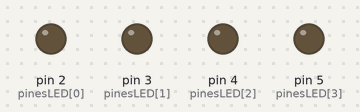
This sketch was run on a simulated Arduino Uno, built with avr-gcc and run on an emulated ATmega328P. On the bench: output pins drawn as LEDs (lit = HIGH).

Above: at 0.5 s.
At 2.5 s:
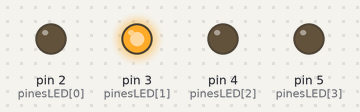
At 4.5 s:
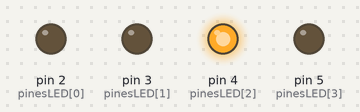
At 9.5 s:
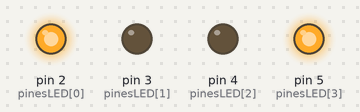
At 14.5 s:
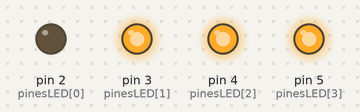
At 19.5 s:
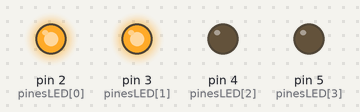
Timing chart, 0 to 20.8 s (numbered marks = the images above):
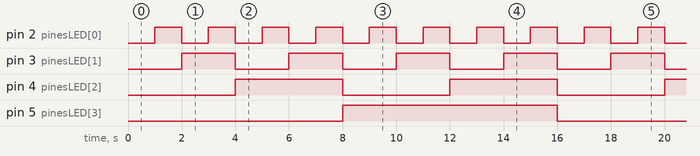

Measured:
- by itself, pin 2 (pinesLED[0]): alternates HIGH for 1.0 s and LOW for 1.0 s
- by itself, pin 3 (pinesLED[1]): alternates HIGH for 2.0 s and LOW for 2.0 s
- by itself, pin 4 (pinesLED[2]): alternates HIGH for 4.0 s and LOW for 4.0 s
- by itself, pin 5 (pinesLED[3]): alternates HIGH for 8.0 s and LOW for 8.0 s

The sketch:

contador_original.ino
```cpp
/*
  Contador Binario de 4 bits - Programa Original
  -----------------------------------------------
  Cuenta en binario desde 0 hasta 15 utilizando 4 LEDs.
  Cada LED representa un bit del número:
    pinesLED[0] -> bit 0 (LSB)
    pinesLED[1] -> bit 1
    pinesLED[2] -> bit 2
    pinesLED[3] -> bit 3 (MSB)

  Se utiliza un arreglo (array) para guardar los pines de los LEDs,
  y operadores bit a bit (& y <<) para saber si un bit está en 1 o en 0.
*/

// Arreglo con los pines digitales usados para los 4 LEDs
const int pinesLED[4] = {2, 3, 4, 5};

// Cantidad de bits (y de LEDs) que se van a manejar
const int NUM_BITS = 4;

// Variable que controla el tiempo de espera entre cada número
// (en vez de escribir delay(500) varias veces en el código)
int waitDelay = 1000;

void setup() {
  // Configuramos cada pin de LED como salida
  for (int i = 0; i < NUM_BITS; i++) {
    pinMode(pinesLED[i], OUTPUT);
  }
}

void loop() {
  // Recorremos todos los números decimales de 0 a 15
  for (int numero = 0; numero <= 15; numero++) {
    mostrarBinario(numero);
    delay(waitDelay);
  }
}

// Función que recibe un número decimal y enciende/apaga los LEDs
// según su representación en binario
void mostrarBinario(int numero) {
  for (int bit = 0; bit < NUM_BITS; bit++) {
    // numero & (1 << bit) desplaza un 1 hacia la posición "bit"
    // y compara ese bit específico del número con una máscara.
    // Si el resultado es distinto de 0, ese bit está encendido (1).
    int estadoBit = numero & (1 << bit);

    if (estadoBit != 0) {
      digitalWrite(pinesLED[bit], HIGH);
    } else {
      digitalWrite(pinesLED[bit], LOW);
    }
  }
}
```
